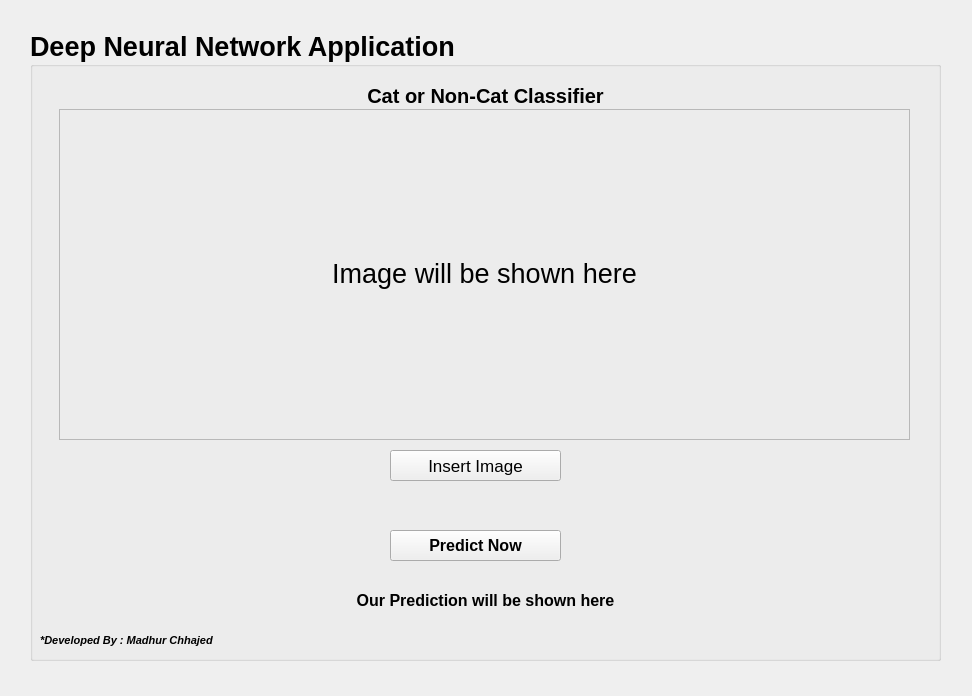
<?xml version="1.0" encoding="UTF-8"?>
<ui version="4.0">
 <class>Form</class>
 <widget class="QWidget" name="Form">
  <property name="geometry">
   <rect>
    <x>0</x>
    <y>0</y>
    <width>972</width>
    <height>696</height>
   </rect>
  </property>
  <property name="minimumSize">
   <size>
    <width>972</width>
    <height>696</height>
   </size>
  </property>
  <property name="maximumSize">
   <size>
    <width>972</width>
    <height>696</height>
   </size>
  </property>
  <property name="windowTitle">
   <string>Cat or Not-Cat Image Classifier</string>
  </property>
  <widget class="QGroupBox" name="groupBox">
   <property name="geometry">
    <rect>
     <x>30</x>
     <y>30</y>
     <width>911</width>
     <height>631</height>
    </rect>
   </property>
   <property name="font">
    <font>
     <pointsize>20</pointsize>
     <weight>75</weight>
     <bold>true</bold>
    </font>
   </property>
   <property name="title">
    <string>Deep Neural Network Application</string>
   </property>
   <widget class="QFrame" name="ImageFrame">
    <property name="geometry">
     <rect>
      <x>29</x>
      <y>79</y>
      <width>851</width>
      <height>331</height>
     </rect>
    </property>
    <property name="frameShape">
     <enum>QFrame::StyledPanel</enum>
    </property>
    <property name="frameShadow">
     <enum>QFrame::Raised</enum>
    </property>
    <widget class="QWidget" name="gridLayoutWidget">
     <property name="geometry">
      <rect>
       <x>10</x>
       <y>9</y>
       <width>831</width>
       <height>311</height>
      </rect>
     </property>
     <layout class="QGridLayout" name="gridLayout">
      <item row="0" column="0">
       <widget class="QLabel" name="image">
        <property name="font">
         <font>
          <weight>50</weight>
          <bold>false</bold>
         </font>
        </property>
        <property name="text">
         <string>Image will be shown here</string>
        </property>
        <property name="alignment">
         <set>Qt::AlignCenter</set>
        </property>
       </widget>
      </item>
     </layout>
    </widget>
   </widget>
   <widget class="QLabel" name="label">
    <property name="geometry">
     <rect>
      <x>0</x>
      <y>50</y>
      <width>911</width>
      <height>31</height>
     </rect>
    </property>
    <property name="font">
     <font>
      <pointsize>15</pointsize>
     </font>
    </property>
    <property name="text">
     <string>Cat or Non-Cat Classifier</string>
    </property>
    <property name="alignment">
     <set>Qt::AlignCenter</set>
    </property>
   </widget>
   <widget class="QPushButton" name="openimage">
    <property name="geometry">
     <rect>
      <x>360</x>
      <y>420</y>
      <width>171</width>
      <height>31</height>
     </rect>
    </property>
    <property name="font">
     <font>
      <pointsize>13</pointsize>
      <weight>50</weight>
      <bold>false</bold>
     </font>
    </property>
    <property name="text">
     <string>Insert Image</string>
    </property>
   </widget>
   <widget class="QPushButton" name="predictbtn">
    <property name="geometry">
     <rect>
      <x>360</x>
      <y>500</y>
      <width>171</width>
      <height>31</height>
     </rect>
    </property>
    <property name="font">
     <font>
      <pointsize>12</pointsize>
      <weight>75</weight>
      <bold>true</bold>
     </font>
    </property>
    <property name="text">
     <string>Predict Now</string>
    </property>
   </widget>
   <widget class="QLabel" name="label_3">
    <property name="geometry">
     <rect>
      <x>10</x>
      <y>600</y>
      <width>401</width>
      <height>20</height>
     </rect>
    </property>
    <property name="font">
     <font>
      <pointsize>8</pointsize>
      <weight>75</weight>
      <italic>true</italic>
      <bold>true</bold>
     </font>
    </property>
    <property name="midLineWidth">
     <number>3</number>
    </property>
    <property name="text">
     <string>*Developed By : Madhur Chhajed </string>
    </property>
    <property name="alignment">
     <set>Qt::AlignLeading|Qt::AlignLeft|Qt::AlignVCenter</set>
    </property>
   </widget>
   <widget class="QLabel" name="prediction">
    <property name="geometry">
     <rect>
      <x>0</x>
      <y>550</y>
      <width>911</width>
      <height>41</height>
     </rect>
    </property>
    <property name="font">
     <font>
      <pointsize>12</pointsize>
      <weight>75</weight>
      <bold>true</bold>
     </font>
    </property>
    <property name="text">
     <string>Our Prediction will be shown here</string>
    </property>
    <property name="alignment">
     <set>Qt::AlignCenter</set>
    </property>
   </widget>
  </widget>
 </widget>
 <resources/>
 <connections/>
</ui>
